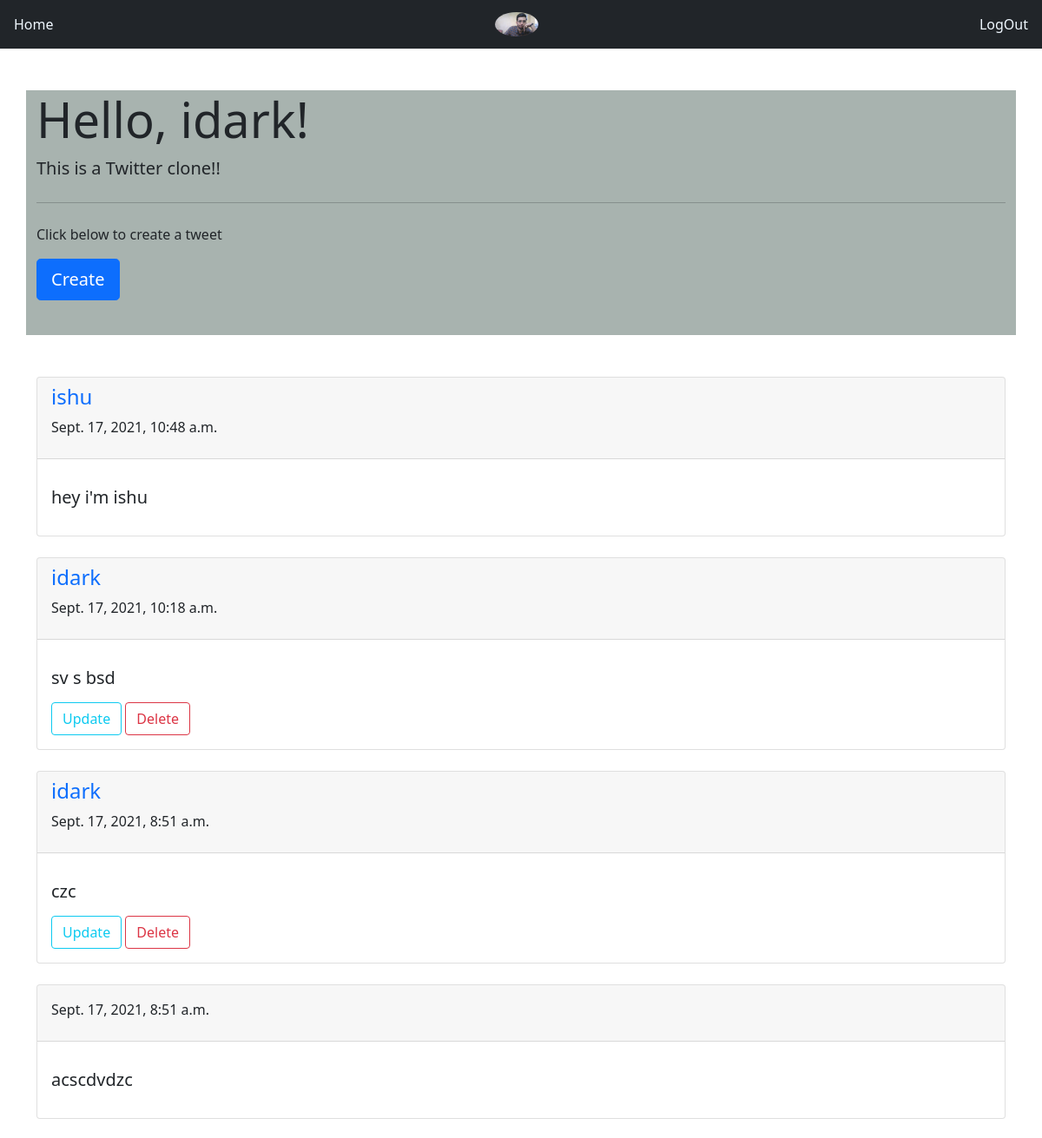
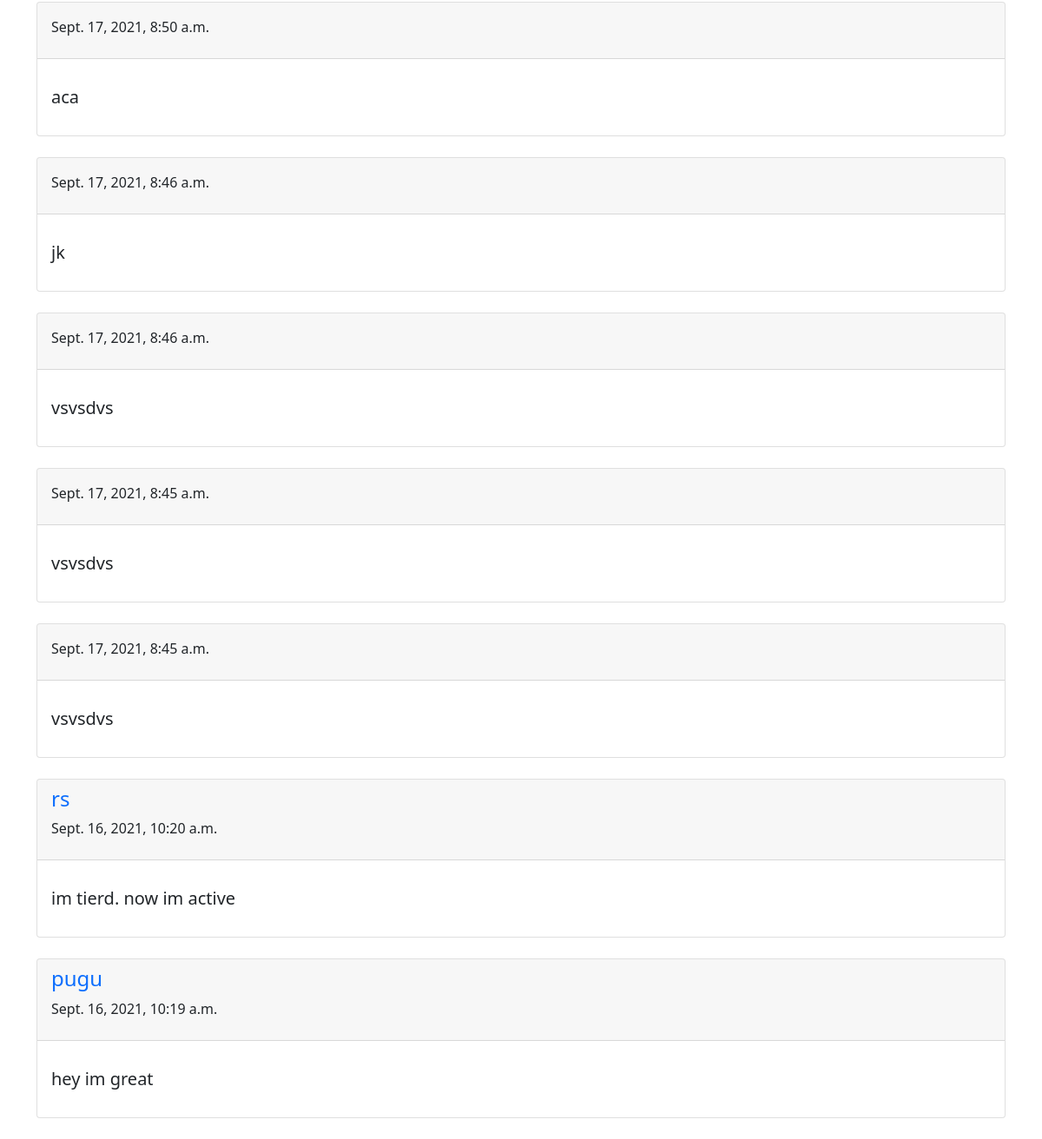
The app's page / (signed in) with its own data (2 pictures, top to bottom).
### accounts/models.py (models this page shows, shortened)
class profile(models.Model):
    user = models.OneToOneField(User,on_delete=CASCADE)
    image = models.ImageField(upload_to = 'profile_pics', default = 'OIP.jpg')
    bio = models.TextField(default='')

### feed/models.py (models this page shows)
class tweet(models.Model):
    tweets = models.TextField(max_length=300, default= '')
    dateTime = models.DateTimeField(default=timezone.now)
    usrName = models.ForeignKey(User,on_delete=models.CASCADE)

### feed/views.py (the view)
# urls.py: path('', TweetListView.as_view(),name='home'),
class TweetListView(LoginRequiredMixin,ListView):
    model = tweet
    template_name = 'feed/home.html'
    ordering = ['-dateTime']

### feed/templates/feed/home.html
{% extends 'feed/base.html' %}
{%block content%}
    <br><br>
    <div class="container" style="background-color: rgb(168, 179, 175);">
        <div class="jumbotron" >
            <h1 class="display-4">Hello, {{user.username}}!</h1>
            <p class="lead">This is a Twitter clone!!</p>
            <hr class="my-4">
            <p>Click below to create a tweet</p>
            <p class="lead">
            <a class="btn btn-primary btn-lg" href="{% url 'tweetcreate' %}" role="button">Create</a>
            </p>
            <br>
        </div>
    </div>
    <br><br>
    <div class="container">
        {% for tweet in object_list %}
            <div class="card">
                <div class="card-header">
                    <a href="{% url 'profile' %}" style="text-decoration:none"><h4>{{tweet.usrName}}</h4></a>
                    <p>{{tweet.dateTime}}</p>
                </div>
                <div class="card-body">
                    <p class="card-text"><h5>{{tweet.tweets}}</h5></p>
                    {% if tweet.usrName == user %}
                        <a href="{% url 'tweetupdate' tweet.id %}"><button class="btn btn-outline-info">Update</button></a>
                        <a href="{% url 'tweetdelete' tweet.id %}"><button class="btn btn-outline-danger">Delete</button></a>
                    {% endif %}
                </div>
            </div>
            <br>
        {% endfor %}
    </div>
{%endblock content%}

### feed/templates/feed/base.html (shortened to what this page needs)
<!DOCTYPE html>
<html lang="en">
  <head>
    <link
      href="https://cdn.jsdelivr.net/npm/bootstrap@5.1.1/dist/css/bootstrap.min.css"
      rel="stylesheet"
    />
  </head>
  <body>
    {% include 'feed/navbar.html' %}
    {%block content%}
    {%endblock content%}
  </body>
</html>

### feed/templates/feed/navbar.html
<nav class="navbar nav-expand-md navbar-dark bg-dark">
    <a class="nav-link" href="{% url 'home' %}" style="color: aliceblue;">Home</a>
    <a class="nav-brand" href="{% url 'profile' %} ">
        <img class="rounded-circle account-img img-fluid" src = "{{user.profile.image.url}}" width="50" height="50" alt="Generic placeholder image">
    </a>
    <a class="nav-link" href="{% url 'logout' %}" style="color: aliceblue;">LogOut</a>
</nav>

### records on screen
tweet: usrName "ishu", dateTime "Sept. 17, 2021, 10:48 a.m.", tweets "hey i'm ishu"
tweet: usrName "idark", dateTime "Sept. 17, 2021, 10:18 a.m.", tweets "sv s bsd", shows "Update"
tweet: usrName "idark", dateTime "Sept. 17, 2021, 8:51 a.m.", tweets "czc", shows "Update"
tweet: dateTime "Sept. 17, 2021, 8:51 a.m.", tweets "acscdvdzc"
tweet: dateTime "Sept. 17, 2021, 8:50 a.m.", tweets "aca"
tweet: dateTime "Sept. 17, 2021, 8:46 a.m.", tweets "jk"
tweet: dateTime "Sept. 17, 2021, 8:46 a.m.", tweets "vsvsdvs"
tweet: dateTime "Sept. 17, 2021, 8:45 a.m.", tweets "vsvsdvs"
tweet: dateTime "Sept. 17, 2021, 8:45 a.m.", tweets "vsvsdvs"
tweet: usrName "rs", dateTime "Sept. 16, 2021, 10:20 a.m.", tweets "im tierd. now im active"
tweet: usrName "pugu", dateTime "Sept. 16, 2021, 10:19 a.m.", tweets "hey im great"

### other values on screen
{{ user.username }} "idark"
